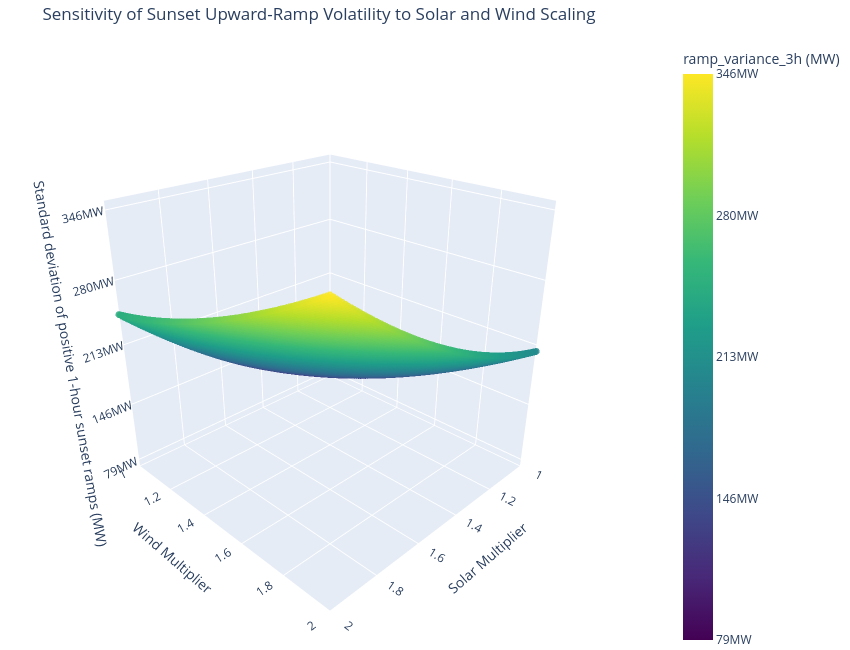
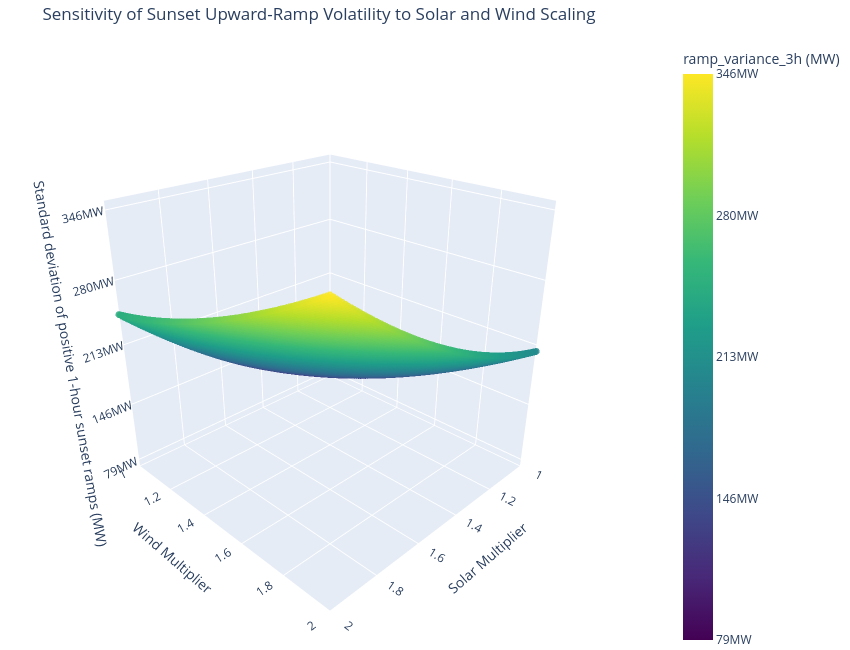

The notebook cell these images were saved under, in order:
### Markdown cell above
## Findings Summary
The 3D sensitivity analysis indicates that short-term ramping volatility increases systematically as renewable multipliers rise. Using the metric std_abs_ramp_1h (the standard deviation of absolute 1-hour net-load ramps), the lowest volatility occurs near the baseline case and the highest volatility occurs at the upper end of the solar and wind scenario space. This pattern shows that stronger renewable penetration, without additional balancing changes, is associated with larger variation in hour-to-hour net-load movement during the critical evening ramp period.

This result is expected from power-system physics and daily demand patterns. Net load is defined as demand minus renewable generation, so when daytime solar production is higher, net load is pushed lower during sunlight hours. Near sunset, solar output falls quickly, but customer demand often remains high as people return home, use cooling or heating, and increase appliance usage. Because the system must replace that lost solar energy over a short time, hour-to-hour ramps become steeper and less uniform, which raises std_abs_ramp_1h.

The response surface also indicates a stronger solar effect relative to wind for this metric. As the solar multiplier increases, volatility rises more steeply, consistent with the concentrated daytime profile of solar generation and its sharp evening decline. Wind expansion still contributes to variability, but with a more gradual gradient across the tested range because wind output is distributed more broadly across hours. In practical terms, the grid benefits from cleaner energy under higher renewable scenarios, but it also requires more flexibility resources (fast-ramping generation, storage, and demand response) to maintain reliability during sunset transitions.

### Code cell
plot_3D(sens_df, z_col='ramp_variance_3h')

### Figure 1 — Plotly figure (JSON) as saved in the notebook; plotly's stock layout.template omitted (floating-point values rounded to 4 significant figures; data arrays with more than 128 entries replaced by an {"elided": "..."} marker saying what was removed)
{"data": [{"hovertemplate": "Solar Multiplier=%{x}<br>Wind Multiplier=%{y}<br>ramp_variance_3h (MW)=%{marker.color:.2f}<extra></extra>", "legendgroup": "", "marker": {"color": {"elided": "10201 float values"}, "coloraxis": "coloraxis", "opacity": 0.85, "size": 4, "symbol": "circle"}, "mode": "markers", "name": "", "scene": "scene", "showlegend": false, "type": "scatter3d", "x": {"elided": "10201 float values"}, "y": {"elided": "10201 float values"}, "z": {"elided": "10201 float values"}}], "layout": {"coloraxis": {"colorbar": {"ticktext": ["79MW", "146MW", "213MW", "280MW", "346MW"], "tickvals": [78840000.0, 145700000.0, 212700000.0, 279600000.0, 346500000.0], "title": {"text": "ramp_variance_3h (MW)"}}, "colorscale": [[0, "#440154"], [0.1111, "#482878"], [0.2222, "#3e4989"], [0.3333, "#31688e"], [0.4444, "#26828e"], [0.5556, "#1f9e89"], [0.6667, "#35b779"], [0.7778, "#6ece58"], [0.8889, "#b5de2b"], [1, "#fde725"]]}, "height": 650, "legend": {"tracegroupgap": 0}, "margin": {"b": 0, "l": 0, "r": 0, "t": 40}, "scene": {"camera": {"eye": {"x": 1.6, "y": 1.6, "z": 1.1}}, "domain": {"x": [0, 1], "y": [0, 1]}, "xaxis": {"dtick": 0.2, "range": [1, 2], "tick0": 1, "tickmode": "linear", "title": {"text": "Solar Multiplier"}}, "yaxis": {"dtick": 0.2, "range": [1, 2], "tick0": 1, "tickmode": "linear", "title": {"text": "Wind Multiplier"}}, "zaxis": {"ticktext": ["79MW", "146MW", "213MW", "280MW", "346MW"], "tickvals": [78840000.0, 145700000.0, 212700000.0, 279600000.0, 346500000.0], "title": {"text": "Standard deviation of positive 1-hour sunset ramps (MW)"}}}, "title": {"text": "Sensitivity of Sunset Upward-Ramp Volatility to Solar and Wind Scaling"}, "width": 850}}

### Figure 2 — Plotly figure (JSON) as saved in the notebook; plotly's stock layout.template omitted (floating-point values rounded to 4 significant figures; data arrays with more than 128 entries replaced by an {"elided": "..."} marker saying what was removed)
{"data": [{"hovertemplate": "Solar Multiplier=%{x}<br>Wind Multiplier=%{y}<br>ramp_variance_3h (MW)=%{marker.color:.2f}<extra></extra>", "legendgroup": "", "marker": {"color": {"elided": "10201 float values"}, "coloraxis": "coloraxis", "opacity": 0.85, "size": 4, "symbol": "circle"}, "mode": "markers", "name": "", "scene": "scene", "showlegend": false, "type": "scatter3d", "x": {"elided": "10201 float values"}, "y": {"elided": "10201 float values"}, "z": {"elided": "10201 float values"}}], "layout": {"coloraxis": {"colorbar": {"ticktext": ["79MW", "146MW", "213MW", "280MW", "346MW"], "tickvals": [78840000.0, 145700000.0, 212700000.0, 279600000.0, 346500000.0], "title": {"text": "ramp_variance_3h (MW)"}}, "colorscale": [[0, "#440154"], [0.1111, "#482878"], [0.2222, "#3e4989"], [0.3333, "#31688e"], [0.4444, "#26828e"], [0.5556, "#1f9e89"], [0.6667, "#35b779"], [0.7778, "#6ece58"], [0.8889, "#b5de2b"], [1, "#fde725"]]}, "height": 650, "legend": {"tracegroupgap": 0}, "margin": {"b": 0, "l": 0, "r": 0, "t": 40}, "scene": {"camera": {"eye": {"x": 1.6, "y": 1.6, "z": 1.1}}, "domain": {"x": [0, 1], "y": [0, 1]}, "xaxis": {"dtick": 0.2, "range": [1, 2], "tick0": 1, "tickmode": "linear", "title": {"text": "Solar Multiplier"}}, "yaxis": {"dtick": 0.2, "range": [1, 2], "tick0": 1, "tickmode": "linear", "title": {"text": "Wind Multiplier"}}, "zaxis": {"ticktext": ["79MW", "146MW", "213MW", "280MW", "346MW"], "tickvals": [78840000.0, 145700000.0, 212700000.0, 279600000.0, 346500000.0], "title": {"text": "Standard deviation of positive 1-hour sunset ramps (MW)"}}}, "title": {"text": "Sensitivity of Sunset Upward-Ramp Volatility to Solar and Wind Scaling"}, "width": 850}}
